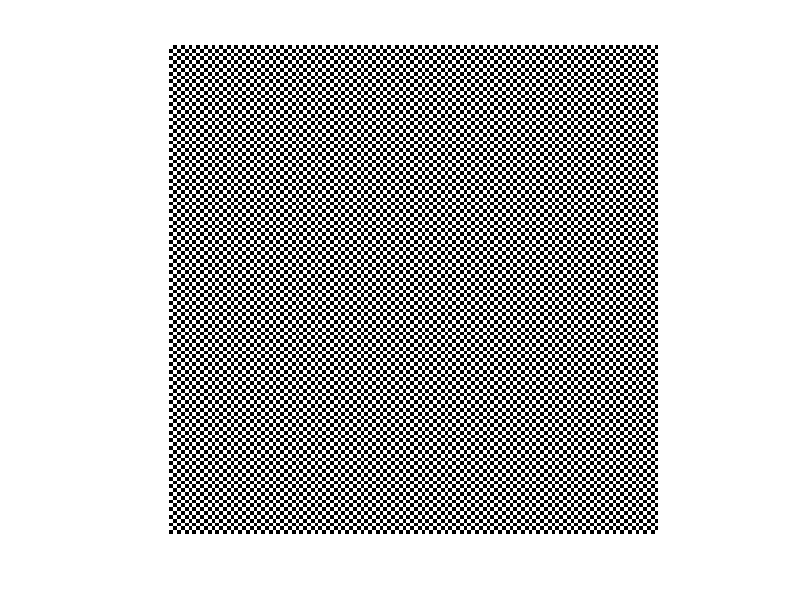

Write the MATLAB code that produced this figure.
a = zeros(128, 128);
for i = 1 : 128
    for j = 1 : 128
        if (mod(i + j, 2) == 0)
            a(i,j) = 255;
        else
            a(i,j) = 0;
        end
    end
end
figure();
imshow(a, [0,255]);
imwrite(a,'Q1_Part1_Image.png');